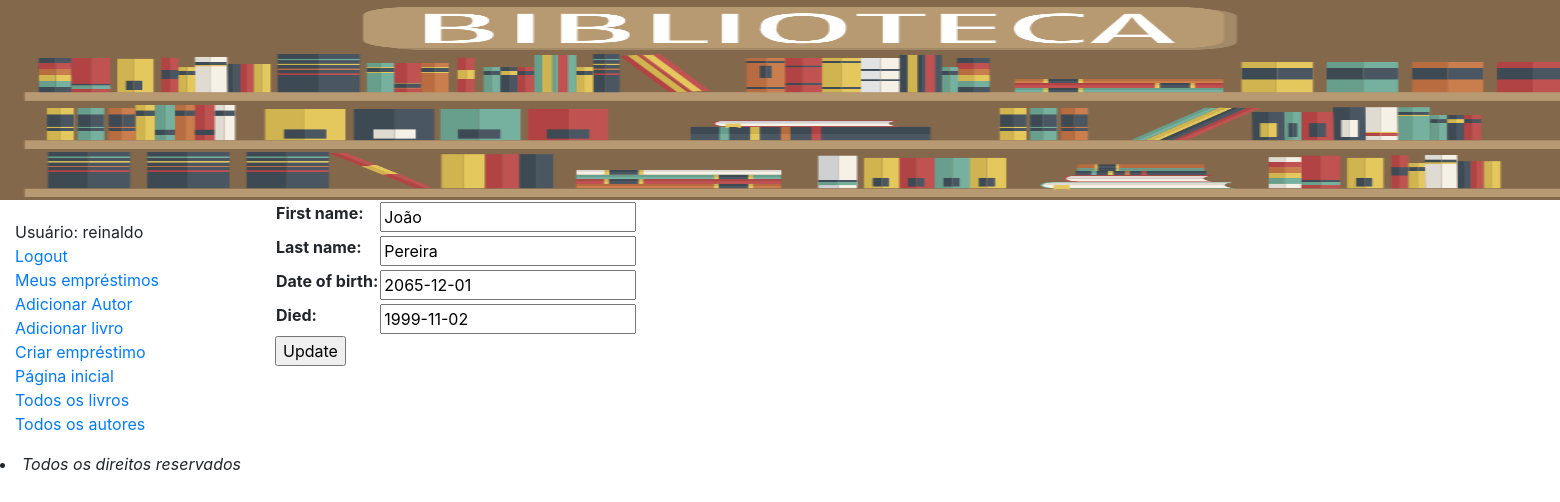
Screenshot of /catalog/author/3/update/ (signed in) with the database file from the repository.
### catalog/models.py (models this page shows, shortened)
class Author(models.Model):
    first_name = models.CharField(max_length=100)
    last_name = models.CharField(max_length=100)
    date_of_birth = models.DateField(null=True, blank=True)
    date_of_death = models.DateField('Died', null=True, blank=True)
    class Meta:
        ordering = ['first_name', 'last_name']

### catalog/views.py (the view)
# urls.py: path('author/<int:pk>/update/', views.AuthorUpdate.as_view(), name='author_update'),
class AuthorUpdate(PermissionRequiredMixin, UpdateView):
    model = Author
    fields = ['first_name', 'last_name', 'date_of_birth', 'date_of_death']
    permission_required = 'catalog.can_mark_returned'
    template_name = 'author_Update.html'
    success_url = reverse_lazy('index')

### catalog/templates/author_Update.html (shortened to what this page needs)
<!doctype html>
<html lang="en">
<head>
</head>
<body>
{% extends "base_generic.html" %}
{% block content %}
  <form action="" method="post">
    <table>
    {{ form.as_table }}
    </table>
    <input type="submit" value="Update">
  </form>
{% endblock %}

### catalog/templates/base_generic.html (shortened to what this page needs)
<!doctype html>
<html lang="en">
<head>
</head>
    <link rel="stylesheet" href="https://stackpath.bootstrapcdn.com/bootstrap/4.1.3/css/bootstrap.min.css">
  {% load static %}
    <link rel="stylesheet" href="{% static 'css/styles.css' %}">
    <img src="{% static 'images/Biblioteca-CRB-6.png' %}" alt="center" style="width:1600px;height:200px;">
</head>
<body>
  <div class="container-fluid">
    <div class="row">
      <div class="col-sm-2">
      {% block sidebar %}
        <ul class="sidebar-nav">
            {% if user.is_authenticated%}
            <li> Usuário: {{user.get_username}} </li>
            <li> <a href = "{% url 'logout'%}? next = {{request.path}} "> Logout </a> </li>
            <li> <a href ="{% url 'my-borrowed' %}">Meus empréstimos</a></li>
            <li><a href="{% url 'author_create' %}">Adicionar Autor</a> </li>
            <li><a href="{% url 'create-book' %}">Adicionar livro</a> </li>
            <li><a href="{% url 'create-emprestimo' %}">Criar empréstimo</a> </li>
            {% else%}
            <li> <a href ="{% url 'login'%}? next = {{ request.path}} "> Login </a> </li>
            {% endif%}
            <li><a href="{% url 'index' %}">Página inicial</a></li>
            <li><a href="{% url 'books' %}">Todos os livros</a></li>
            <li><a href="{% url 'author-list' %}">Todos os autores</a></li>
        </ul>
     {% endblock %}
      </div>
      <div class="col-sm-10 ">{% block content %}{% endblock %}</div>
        {% block pagination %}
        <div align = "center">
        <li><em>Todos os direitos reservados</em></li>
        </div>
  {% endblock %}
    </div>
  </div>
</body>
</html>

### catalog/static/css/styles.css (style rules this page uses)
.sidebar-nav { margin-top: 20px; padding: 0; list-style: none; background-color: #00539; }

### rows the page displays
Author: first_name "João", last_name "Pereira", date_of_birth "2065-12-01", date_of_death "1999-11-02"

### other values shown
{{ user.get_username }} "reinaldo"
